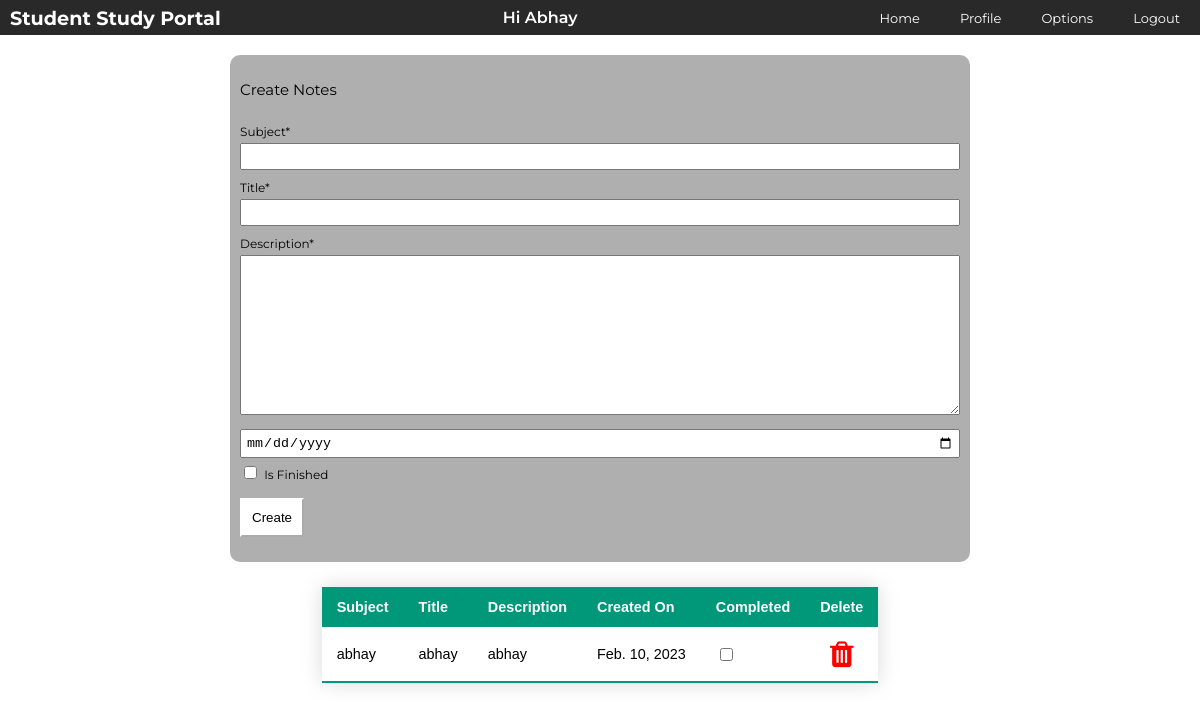
/dashboard/homework (signed in), run on the app's committed database.
### dashboard/models.py (models this page shows, shortened)
class Homework(models.Model):
    user = models.ForeignKey(User,default=None,on_delete=models.CASCADE,null=True, blank=True)
    subject = models.CharField(max_length=50)
    title = models.CharField(max_length=50)
    description = models.CharField(max_length=600)
    homework_date = models.DateField(auto_now_add=False,auto_now=False,blank=True,default=datetime.now().date())
    finish = models.BooleanField(default=False)
    class Meta:
        verbose_name_plural = 'Homework'

### dashboard/views.py (the view, shortened to what this page needs)
# urls.py: path('/homework',views.homework,name='homework_page'),
def homework(request):
    homeworks = Homework.objects.filter(user=request.user)
    return render(request,'dashboard/homework.html',{'homework': homeworks})

### dashboard/templates/dashboard/homework.html (shortened to what this page needs)
{% extends 'dashboard/base.html' %}
{% load static %}
{% block content %}
<section class="work-section">
    <div class="work-main">
        <form action="" method="post">{% csrf_token %}
            <div class="form-control">
                <p style="font-size: 15px;">Create Notes</p>
                <label for="title-work">Subject*</label>
                <input type="text" name="subject" id="title-work" required>
                <label for="title-work">Title*</label>
                <input type="text" name="title" id="title-work" required>
                <label for="description-work">Description*</label>
                <textarea class="text-area-notes" name="description" id="description-work" cols="20" rows="10"></textarea>
                <input type="date" name="duedate" id="duedate" required>
                <div class="checkbox-div">
                    <input type="checkbox" name="finished" id="finished">
                    <label for="finished">Is Finished</label>
                </div>
                <button type="submit">Create</button>
            </div>
        </form>
    </div>
    <div>
        <table class="styled-table">
            {% if homework|length  > 0%}
            <thead>
                <th>Subject</th>
                <th>Title</th>
                <th>Description</th>
                <th>Created On</th>
                <th>Completed</th>
                <th>Delete</th>
            </thead>
            {% else %}
            <thead></thead>
            {% endif %}
            <tbody>
                {% for note in homework %}
                {% if forloop.counter|divisibleby:2 %}
                <tr class="active-row">
                    <td>{{note.subject}}</td>
                    <td>{{note.title}}</td>
                    <td>
                        {{note.description}}
                    </td>
                    <td>{{note.homework_date}}</td>
                    {% if note.finish == True %}
                    <td><input type="checkbox" checked onchange="((e) => {
                        handleChange(e,{{note.id}})
                    })(this)"></td>
                    {% else %}
                    <td><input type="checkbox" onchange="((e) => {
                        handleChange(e,{{note.id}})
                    })(this)"></td>
                    {% endif %}
                    <td><a href="{% url 'homework_delete' note.id %}">
                        <i style="font-size: 30px;
                        color: red; cursor: pointer;" class="fa fa-trash" aria-hidden="true"></i>
                    </a></td>
                </tr>
                {% else %}
                <tr>
                    <td>{{note.subject}}</td>
                    <td>{{note.title}}</td>
                    <td>
                        {{note.description}}
                    </td>
                    <td>{{note.homework_date}}</td>
                    {% if note.finish == True %}
                    <td><input type="checkbox" checked onchange="((e) => {
                        handleChange(e,{{note.id}})
                    })(this)"></td>
                    {% else %}
                    <td><input type="checkbox" onchange="((e) => {
                        handleChange(e,{{note.id}})
                    })(this)"></td>
                    {% endif %}
                    <td><a href="{% url 'homework_delete' note.id %}">
                        <i style="font-size: 30px;
                        color: red; cursor: pointer;" class="fa fa-trash" aria-hidden="true"></i>
                    </a></td>
                </tr>
                {% endif %}
                {% endfor %}
            </tbody>
        </table>
    </div>
</section>
{% endblock content %}

### dashboard/templates/dashboard/base.html (shortened to what this page needs)
<!DOCTYPE html>
{% load static %}
<html lang="en">
<head>
    <link rel="stylesheet" href="{% static 'css/base.css' %}">
    <link rel="stylesheet" href="{% static 'css/home.css' %}">
    <link rel="stylesheet" href="https://cdnjs.cloudflare.com/ajax/libs/font-awesome/4.7.0/css/font-awesome.min.css">
</head>
<body>
    <header>
        <div class="header-style">
            <p class="first-head">
                <a href="#">Student Study Portal</a>
            </p>
            <div>
                <p style="color: white; font-weight: 600;">Hi {{request.user | capfirst}}</p>
            </div>
            <div class="second-head">
                <div style="position: relative;">
                    <a style="display: block; width:100%; height:100%;" href="/dashboard">Home</a>
                </div>
                <div>
                    <a href="#">Profile</a>
                </div>
                <div class="options-container" style="position: relative;">
                    <a href="#">Options</a>
                </div>
                <div>
                    <a href="{% url 'logout' %}">Logout</a>
                </div>
            </div>
        </div>
    </header>
    <main>
        {% block content %}
        {% endblock content %}
    </main>
</body>
</html>

### static/css/base.css (style rules this page uses)
body { padding: 0%; margin: 0%; font-family: Montserrat,monospace,system-ui; }
.first-head { font-size: larger; color: white; font-weight: bolder; margin-left: 10px; }
.header-style { display: flex; flex-direction: row; justify-content: space-between; align-items: center; background-color: rgb(42, 41, 41); height: 35px; }
.second-head { display: flex; flex-direction: row; justify-content: space-evenly; align-items: center; }
.second-head div { margin: 0px 10px; padding: 10px; }
.second-head div a { font-size: small; }

### static/css/home.css (style rules this page uses)
a { text-decoration: none; color: white; }
.work-section { display: flex; flex-direction: column; justify-content: center; align-items: center; width: 100%; }
.work-main { width: 60%; background-color: rgb(175, 175, 175); margin-top: 20px; border-radius: 10px; padding: 10px; }
.work-main label { font-size: 12px; }
.form-control { display: flex; flex-direction: column; justify-content: space-between; align-items: flex-start; }
.form-control label { margin-top: 10px; margin-bottom: 4px; }
.form-control input[type=date], .form-control input[type=text] { padding: 4px; width: -webkit-fill-available; }
.form-control textarea { padding: 4px; width: -webkit-fill-available; }
.form-control button { padding: 10px; background-color: white; margin: 15px 0px; border-color: white; cursor: pointer; }
.checkbox-div { margin-top: 5px; }
.styled-table { border-collapse: collapse; margin: 25px 0; font-size: 0.9em; font-family: sans-serif; min-width: 400px; box-shadow: 0 0 20px rgba(0, 0, 0, 0.15); }
.styled-table th, .styled-table td { padding: 12px 15px; }
.styled-table tbody tr { border-bottom: 1px solid #dddddd; }
.styled-table tbody tr:last-of-type { border-bottom: 2px solid #009879; }
tbody tr td { max-width: 200px; white-space: nowrap; text-overflow: ellipsis; overflow: hidden; }
tbody tr td:last-child { text-align: center; }

### data on the page
Homework: subject "abhay", title "abhay", description "abhay", homework_date "Feb. 10, 2023"

### other printed values
{{ request.user | capfirst }} "Abhay"
